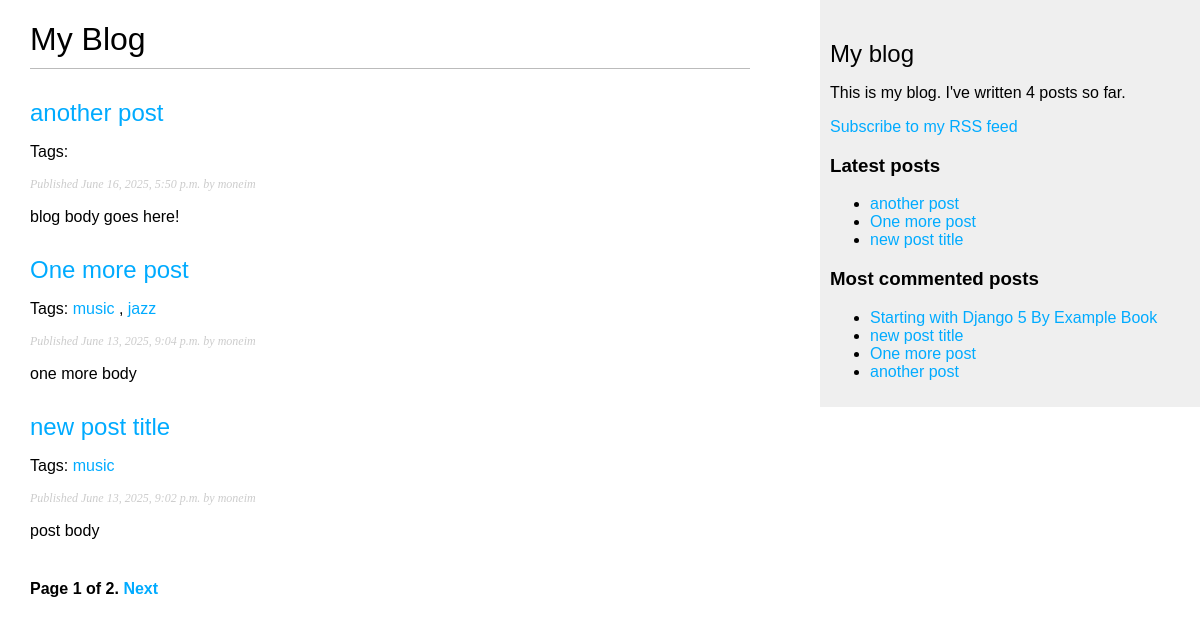
Page /blog/ on the earlier database version.
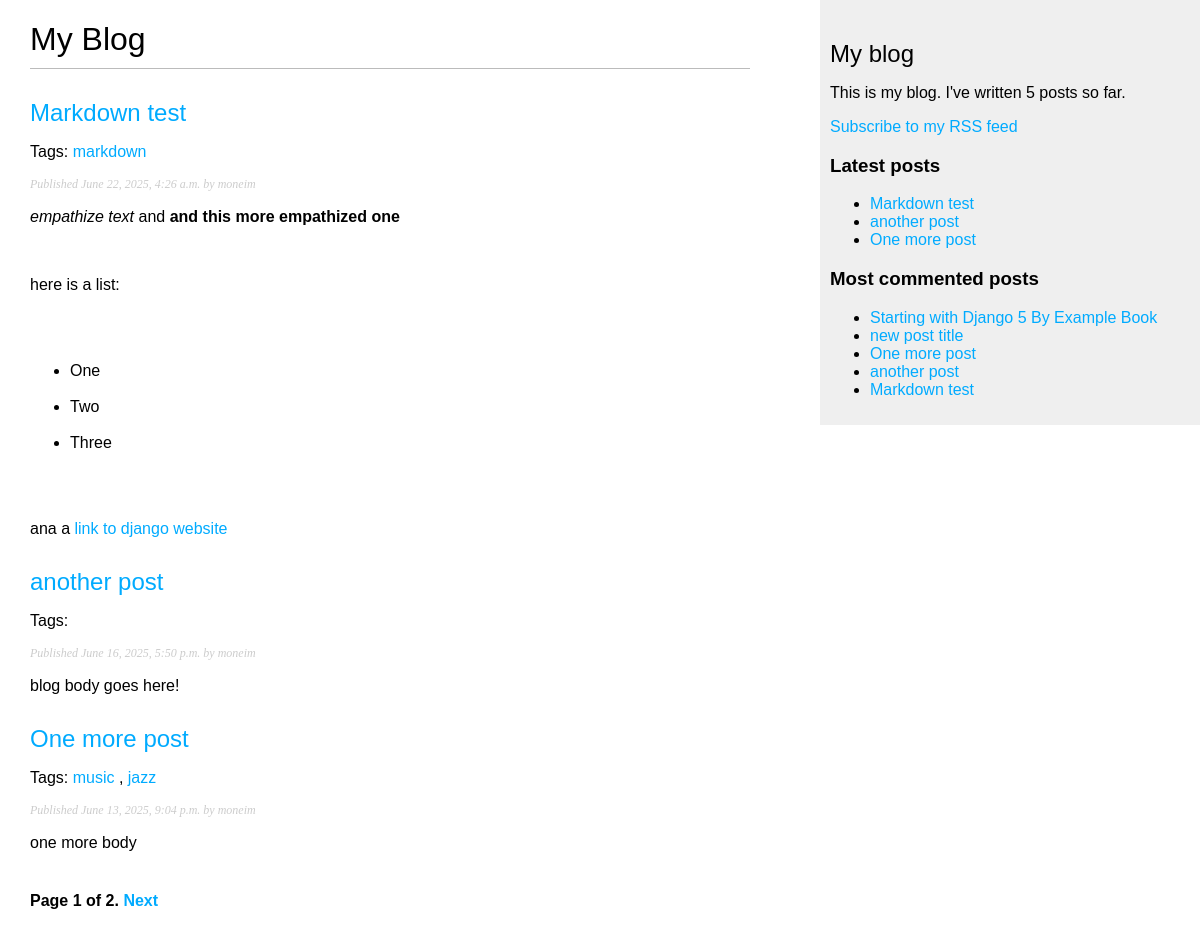
Same page on the later database version.
### blog/models.py (models this page shows, shortened)
class Post(models.Model):
    class Status(models.TextChoices):
        DRAFT = 'DF', 'Draft'
        PUBLISHED = 'PB', 'Published'
    title = models.CharField(max_length=250)
    slug = models.SlugField(max_length=250, unique_for_date='publish')
    author = models.ForeignKey(
      settings.AUTH_USER_MODEL, # Use the user model defined in settings.py, which is usually the default User model
      on_delete=models.CASCADE, # If the user is deleted, all their posts will be deleted as well
      related_name='blog_posts', # Allows reverse access to posts from the user (user.blog_posts.all() to get all posts by a user
    )
    body = models.TextField()
    publish = models.DateTimeField(default=timezone.now) # Date when the post is published
    created = models.DateTimeField(auto_now_add=True) # auto add the field on creation
    updated = models.DateTimeField(auto_now=True) # auto update the field on every save
    status = models.CharField(
        max_length=2,
        choices=Status.choices,
        default=Status.DRAFT,
    )
    objects = models.Manager() # the default manager
    published = PublishedManager() # our custom manager
    tags = TaggableManager()
    class Meta:
        ordering = ['-publish'] # Reverse Posts order as the latest post should be first
        indexes = [ # Index for puplish field to speed up queries performance
            models.Index(fields=['-publish'])
        ]
    def get_absolute_url(self):
        return reverse("blog:post_detail", args=[
            self.publish.year,
            self.publish.month,
            self.publish.day,
            self.slug
        ])

### blog/views.py (the view)
# urls.py: path('', views.post_list, name='post_list'),
def post_list(request, tag_slug=None):
    post_list= Post.published.all()
    tag = None
    if tag_slug:
        tag = get_object_or_404(Tag, slug=tag_slug)
        post_list = post_list.filter(tags__in=[tag])
    paginator = Paginator(post_list, 3)
    page_number = request.GET.get('page', 1)
    try:
        posts = paginator.page(page_number)
    except PageNotAnInteger:
        posts = paginator.page(1)
    except EmptyPage:
        posts = paginator.page(paginator.num_pages)
    return render(request, 'blog/post/list.html', {'posts': posts, 'tag': tag})

### blog/models.py (called while the page is built)
    def get_queryset(self):
        return super().get_queryset().filter(status=Post.Status.PUBLISHED)

### blog/templatetags/blog_tags.py (called while the page is built)
@register.simple_tag
def total_posts():
    return Post.published.count()

@register.inclusion_tag('blog/post/latest_posts.html')
def show_latest_posts(count=5):
    latest_posts = Post.published.order_by('-publish')[:count]
    return {'latest_posts': latest_posts}

@register.simple_tag
def get_most_commented_posts(count=5):
    return Post.published.annotate(
      total_comments=Count('comments')
    ).order_by('-total_comments')[:count]

@register.filter(name='markdown')
def markdown_format(text):
    return mark_safe(markdown.markdown(text))

### blog/templates/blog/post/list.html (shortened to what this page needs)
{% extends "blog/base.html" %}
{% load blog_tags %}
{% block content %}
  <h1>My Blog</h1>
  {% for post in posts %}
    <h2>
      <a href="{{ post.get_absolute_url }}" >
        {{ post.title }}
      </a>
    </h2>
    <p class='tags'>
      Tags:
      {% for tag in post.tags.all %}
        <a href="{% url 'blog:post_list_by_tag' tag.slug %}">
          {{ tag.name}}
        </a>{% if not forloop.last %},{% endif%}
      {% endfor %}
    </p>
    <p class='date'>
      Published {{post.publish}} by {{post.author}}
    </p>
    {{post.body|markdown|truncatewords_html:30|linebreaks}}
  {% endfor %}
  {% include "pagination.html" with page=posts %}
{% endblock content %}

### blog/templates/blog/base.html (shortened to what this page needs)
{% load blog_tags %}
{% load static %}
<!DOCTYPE html>
<html lang="en">
<head>
  <link rel="stylesheet" href="{% static 'css/blog.css' %}">
</head>
<body>
  <div id="content">
    {% block content %}
    {% endblock %}
  </div>
  <div id="sidebar">
    <h2>My blog</h2>
    <p>This is my blog. I've written {% total_posts %} posts so far.</p>
    <p>
      <a href="{% url "blog:post_feed" %}">
        Subscribe to my RSS feed
      </a>
    </p>
    <h3>Latest posts</h3>
    {% show_latest_posts 3 %}
    <h3>Most commented posts</h3>
    {% get_most_commented_posts as most_commented_posts %}
    <ul>
      {% for post in most_commented_posts %}
        <li>
          <a href="{{post.get_absolute_url}}"> {{post.title}} </a>
        </li>
        {% endfor %}
    </ul>
  </div>
</body>
</html>

### blog/templates/blog/post/latest_posts.html
<ul>
  {% for post in latest_posts %}
    <li>
      <a href="{{ post.get_absolute_url }}">{{ post.title }}</a>
    </li>
  {% endfor %}
</ul>

Differences in the rows shown:
no longer on one of the page's lists (row unchanged): Post: title "new post title", publish "June 13, 2025, 9:02 p.m.", author "moneim", body "post body"
added Post: title "Markdown test", publish "June 22, 2025, 4:26 a.m.", author "moneim", body "empathize text and and this more empathized one here is a list: One Two Three ana a link to django website"
added Tag: name "markdown", shown under "Markdown test"
computed for Post "new post title": loses Tag (name "music")
Other differences:
text no longer shown: "4"
text now shown: "5"
